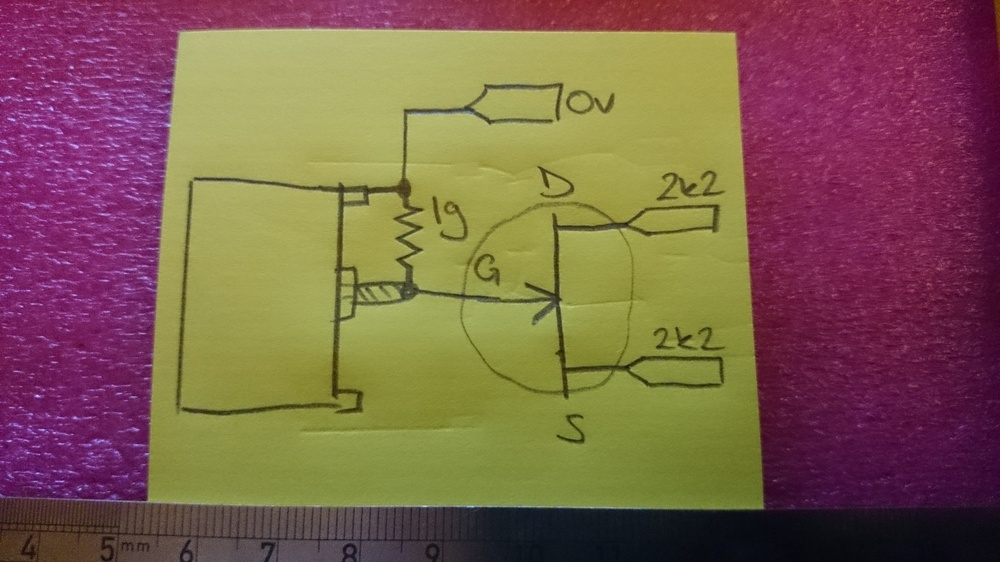
#> input picture test.jpg, 1000 x 562 px, shrunk from 3840 x 2160 before the run
$ python second.py
#> lines starting #> are read from the running program, lines starting #| are printed output that depends on the picture
import numpy as no
import cv2 as cv
from matplotlib import pyplot as plt

img = cv.imread('test.jpg',0)
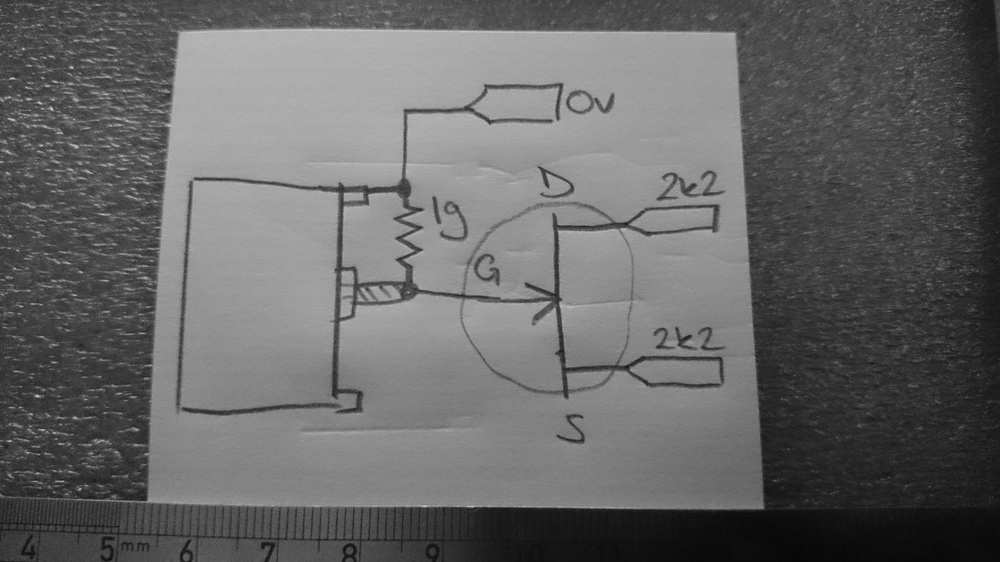
#> img: shape (562, 1000); min 7, max 210, mean 102.4
plt.imshow(img,cmap='gray',interpolation='bicubic')
plt.xticks([]),plt.yticks([])
plt.show
